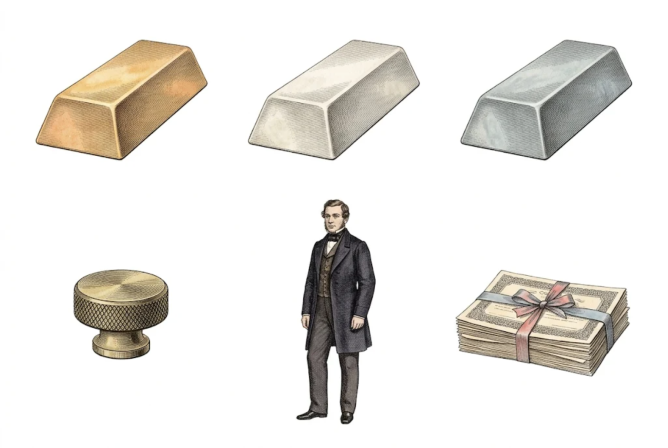
#> input picture popup-book/books/precious-metals/gemini-raw/sheet-a.png, 1335 x 896 px (shown at 1/2 size); its folder holds only this picture in this run
$ python prep.py
#> lines starting #> are read from the running program, lines starting #| are printed output that depends on the picture; after the words box and inside, x2 and y2 are one past the last pixel; in counts of white or black regions, pixels touching at a corner belong together
"""Gemini returns JPEG-like art on a white background. Make the white that touches the border transparent,
so tools/cut.py can find the shapes on each sheet.

usage: python3 art/prep.py            (reads gemini-raw/*.png, writes art-src/<name>.png)
"""
import glob, os
import cv2
import numpy as np
from PIL import Image

HERE = os.path.dirname(os.path.abspath(__file__))
BOOK = os.path.dirname(HERE)
FLAT = {'cover'}                       # flat textures keep their background
HOLES = {'sheet-b', 'sheet-c', 'sheet-e', 'sheet-g', 'sheet-i', 'sheet-j', 'sheet-k', 'sheet-q', 'sheet-w', 'sheet-z'}         # also clear big enclosed white areas (lattice, chains)


def cutout(rgb, holes=False):
#> called with holes = False
    h, w = rgb.shape[:2]
#> h = 896; w = 1335
    lum = rgb.min(axis=2).astype(np.int16)
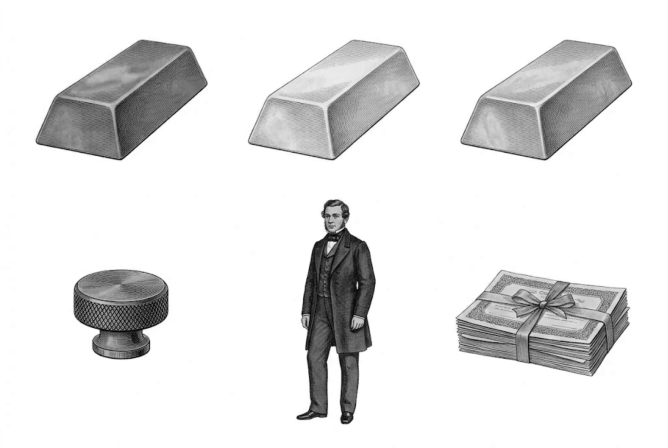
#> lum: shape (896, 1335) int16 (shown at 1/2 size); min 0, max 255, mean 227.5
    white = (lum > 236).astype(np.uint8)
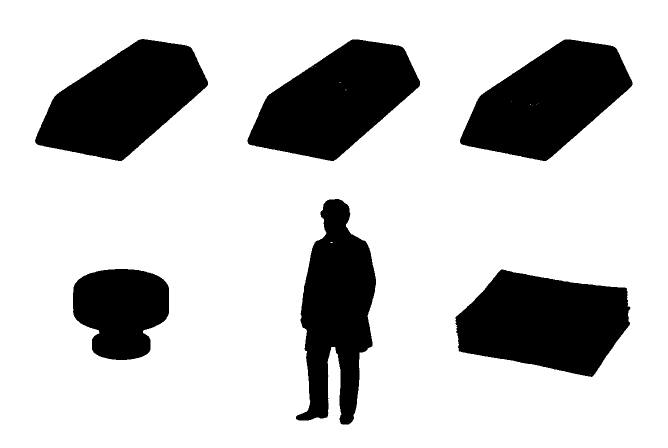
#> white: shape (896, 1335) (shown at 1/2 size); values 0 (black) and 1 (white), 77.1% white; 6 black regions, box (x1, y1, x2, y2) and area: (911, 539, 1261, 754) 52743, (70, 78, 416, 322) 50382, (495, 79, 840, 322) 50169, (920, 79, 1265, 322) 50150, (592, 398, 752, 849) 44137, (146, 538, 338, 720) 26847
    # background = near-white pixels connected to the border
    ff = white.copy(); mask = np.zeros((h + 2, w + 2), np.uint8)
    for x in range(0, w, 4):
        for y in (0, h - 1):
            if ff[y, x] == 1: cv2.floodFill(ff, mask, (x, y), 2)
    for y in range(0, h, 4):
        for x in (0, w - 1):
            if ff[y, x] == 1: cv2.floodFill(ff, mask, (x, y), 2)
    bg = (ff == 2).astype(np.uint8)
#> bg: shape (896, 1335); values 0 (black) and 1 (white), 77.1% white; 6 black regions, box (x1, y1, x2, y2) and area: (911, 539, 1261, 754) 52744, (70, 78, 416, 322) 50382, (495, 79, 840, 322) 50177, (920, 79, 1265, 322) 50156, (592, 398, 752, 849) 44145, (146, 538, 338, 720) 26847
    bg = cv2.morphologyEx(bg, cv2.MORPH_OPEN, np.ones((3, 3), np.uint8))
#> bg: shape (896, 1335); values 0 (black) and 1 (white), 77.1% white; 6 black regions, box (x1, y1, x2, y2) and area: (911, 539, 1261, 754) 52767, (70, 78, 416, 322) 50382, (495, 79, 840, 322) 50177, (920, 79, 1265, 322) 50156, (592, 398, 752, 849) 44155, (146, 538, 338, 720) 26849
    if holes:
        inner = ((lum > 243) & (bg == 0)).astype(np.uint8)
        n, lab, stats, _ = cv2.connectedComponentsWithStats(inner, 4)
        for i in range(1, n):
            if stats[i, cv2.CC_STAT_AREA] > 700: bg[lab == i] = 1
    fg = 1 - bg
    # soften: alpha ramps over the last few light pixels next to the background
    alpha = cv2.GaussianBlur(fg.astype(np.float32), (3, 3), 0)
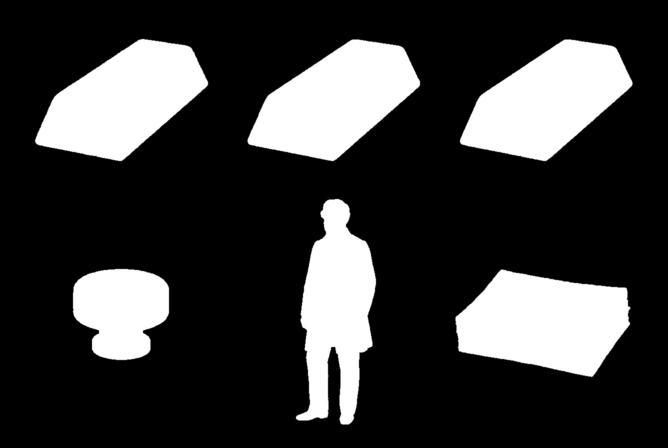
#> alpha: shape (896, 1335) float32 (shown at 1/2 size); min 0, max 1, mean 0.229
    return np.dstack([rgb, (alpha * 255).astype(np.uint8)])


def main():
    out = os.path.join(BOOK, 'art-src'); os.makedirs(out, exist_ok=True)
    for p in sorted(glob.glob(os.path.join(BOOK, 'gemini-raw', '*.png'))):
        name = os.path.splitext(os.path.basename(p))[0]
        rgb = np.array(Image.open(p).convert('RGB'))
        if name in FLAT:
            Image.fromarray(rgb).save(os.path.join(out, name + '.png'))
        else:
            Image.fromarray(cutout(rgb, name in HOLES), 'RGBA').save(os.path.join(out, name + '.png'))
        print(name, rgb.shape[1], 'x', rgb.shape[0])
#| sheet-a 1335 x 896


if __name__ == '__main__':
    main()

$ run again, on popup-book/books/precious-metals/gemini-raw/sheet-e.png
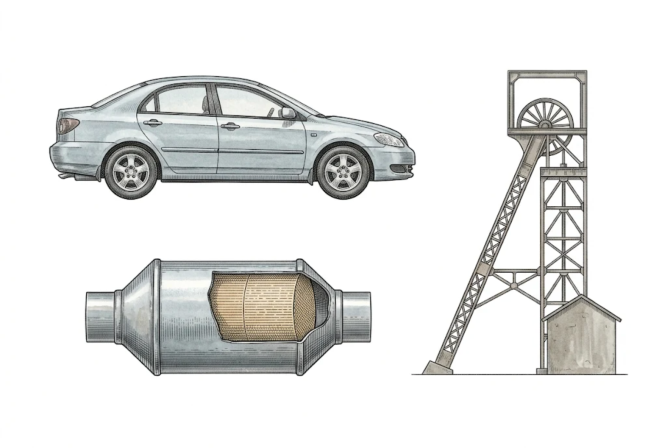
#> input picture popup-book/books/precious-metals/gemini-raw/sheet-e.png, 1335 x 896 px (shown at 1/2 size)
#> white: shape (896, 1335); values 0 (black) and 1 (white), 74.7% white; 11 black regions (8 under 20 px), largest, box (x1, y1, x2, y2) and area: (97, 150, 832, 401) 124229, (169, 516, 745, 753) 102667, (822, 139, 1257, 751) 75906
#> inner: shape (896, 1335); values 0 (black) and 1 (white), 5% white; 121 white regions (56 under 20 px), largest, box (x1, y1, x2, y2) and area: (902, 580, 1079, 747) 22458, (988, 314, 1091, 537) 10514, (1029, 158, 1159, 255) 6895
#> lab: shape (896, 1335) int32; 122 distinct labels, from 0 to 121
#> n = 122; stats = 122 rows, first 6: [0, 0, 1335, 896, 1136690], [1029, 158, 130, 97, 6895], [404, 200, 1, 2, 2], [1074, 207, 11, 25, 141], [1092, 207, 9, 24, 137], [1101, 211, 17, 23, 141]
#> after the loop in cutout, `for i in range(1, n):`:
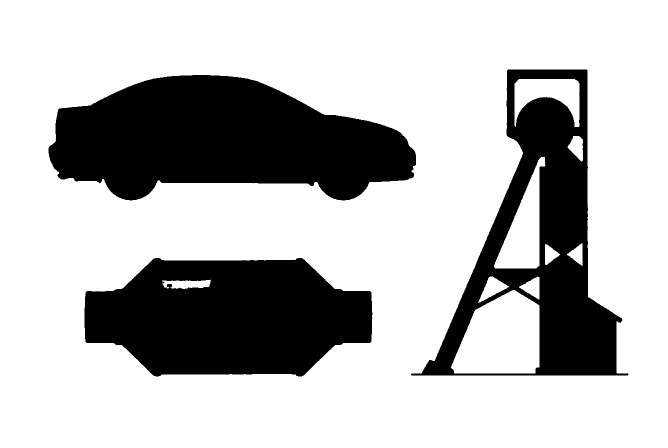
#> bg: shape (896, 1335) (shown at 1/2 size); values 0 (black) and 1 (white), 73.1% white; 4 black regions (1 under 20 px), largest, box (x1, y1, x2, y2) and area: (97, 150, 832, 401) 127033, (169, 516, 745, 753) 104665, (822, 139, 1257, 751) 89732
#> in cutout, `alpha = cv2.GaussianBlur(fg.astype(np.float32), (3, 3), 0)`:
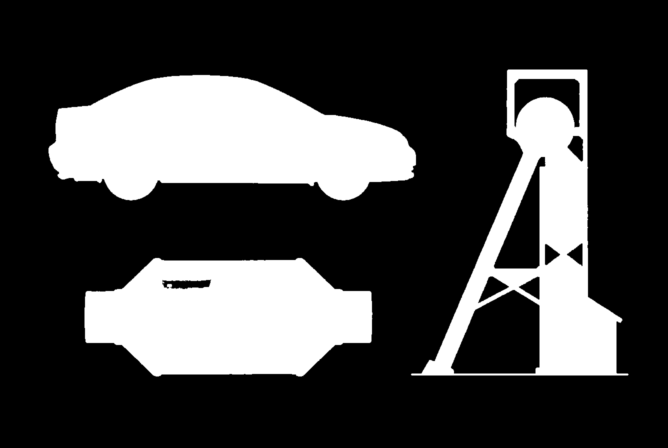
#> alpha: shape (896, 1335) float32 (shown at 1/2 size); min 0, max 1, mean 0.269
#| sheet-e 1335 x 896

$ run again, on popup-book/books/precious-metals/gemini-raw/sheet-g.png
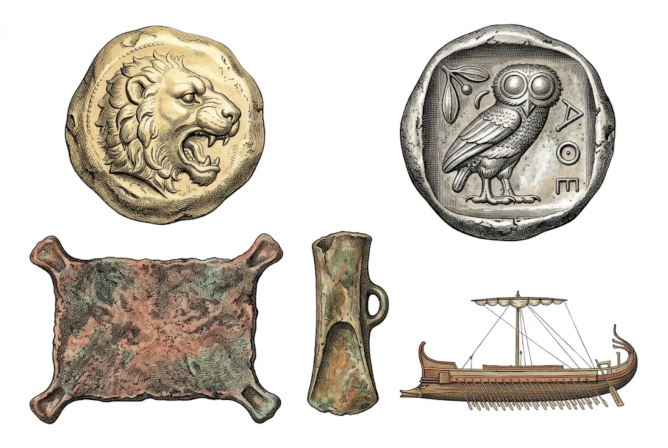
#> input picture popup-book/books/precious-metals/gemini-raw/sheet-g.png, 1336 x 896 px (shown at 1/2 size)
#> white: shape (896, 1336); values 0 (black) and 1 (white), 59.1% white; 5 black regions, box (x1, y1, x2, y2) and area: (799, 47, 1233, 484) 144223, (58, 466, 567, 850) 131269, (128, 50, 532, 451) 124198, (798, 580, 1276, 823) 45027, (613, 461, 779, 833) 44351
#> in cutout, `inner = ((lum > 243) & (bg == 0)).astype(np.uint8)`:
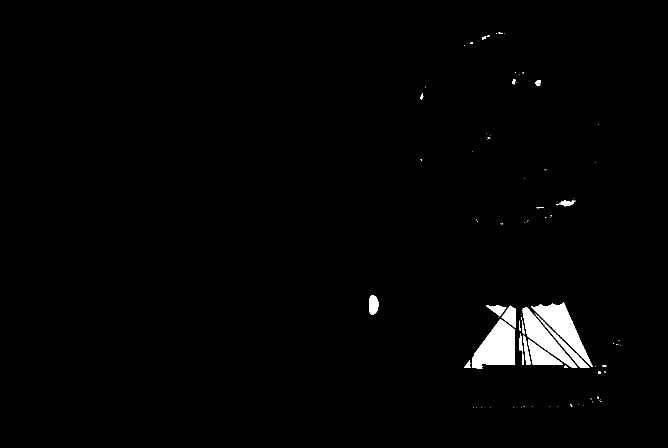
#> inner: shape (896, 1336) (shown at 1/2 size); values 0 (black) and 1 (white), 1.6% white; 86 white regions (64 under 20 px), largest, box (x1, y1, x2, y2) and area: (944, 638, 1030, 737) 5522, (1062, 605, 1186, 734) 4487, (1045, 614, 1155, 735) 3623
#> lab: shape (896, 1336) int32; 87 distinct labels, from 0 to 86
#> n = 87; stats = 87 rows, first 6: [0, 0, 1336, 896, 1177342], [997, 65, 9, 2, 13], [992, 67, 2, 1, 2], [1008, 66, 1, 1, 1], [974, 70, 6, 4, 14], [964, 72, 9, 8, 35]
#> fg: shape (896, 1336); values 0 (black) and 1 (white), 41.3% white; 5 white regions, box (x1, y1, x2, y2) and area: (799, 47, 1233, 484) 146424, (58, 466, 567, 850) 131276, (128, 50, 532, 451) 124200, (798, 580, 1276, 823) 47150, (613, 461, 779, 833) 44986
#> in cutout, `alpha = cv2.GaussianBlur(fg.astype(np.float32), (3, 3), 0)`:
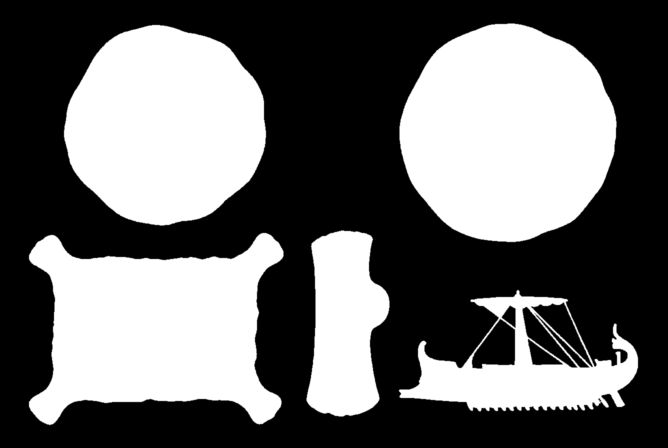
#> alpha: shape (896, 1336) float32 (shown at 1/2 size); min 0, max 1, mean 0.413
#| sheet-g 1336 x 896

$ run again, on popup-book/books/precious-metals/gemini-raw/sheet-b.png
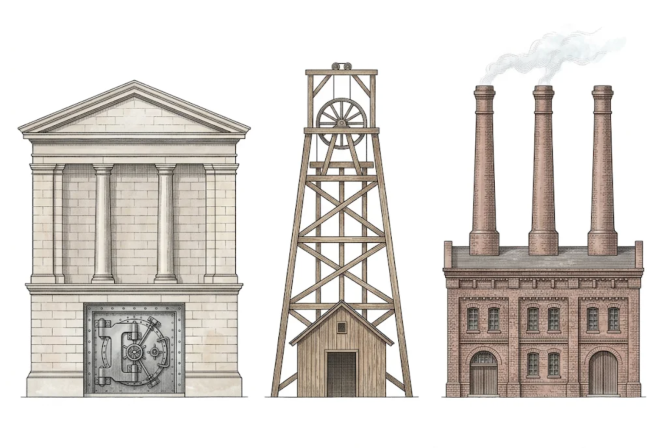
#> input picture popup-book/books/precious-metals/gemini-raw/sheet-b.png, 1335 x 896 px (shown at 1/2 size)
#> white: shape (896, 1335); values 0 (black) and 1 (white), 57.5% white; 56 black regions (48 under 20 px), largest, box (x1, y1, x2, y2) and area: (34, 159, 503, 796) 248531, (882, 73, 1293, 796) 167814, (529, 124, 838, 796) 92106
#> inner: shape (896, 1335); values 0 (black) and 1 (white), 3.4% white; 86 white regions (29 under 20 px), largest, box (x1, y1, x2, y2) and area: (735, 495, 784, 595) 3140, (584, 495, 630, 593) 3047, (561, 629, 613, 765) 2856
#> lab: shape (896, 1335) int32; 87 distinct labels, from 0 to 86
#> n = 87; stats = 87 rows, first 6: [0, 0, 1335, 896, 1155810], [1150, 70, 1, 1, 1], [1138, 77, 1, 1, 1], [1135, 81, 1, 1, 1], [1073, 90, 1, 1, 1], [1067, 97, 1, 1, 1]
#> after the loop in cutout, `for i in range(1, n):`:
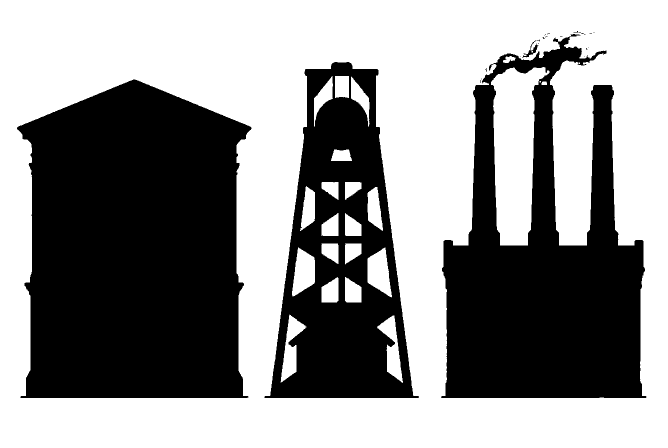
#> bg: shape (896, 1335) (shown at 1/2 size); values 0 (black) and 1 (white), 56.3% white; 23 black regions (19 under 20 px), largest, box (x1, y1, x2, y2) and area: (34, 159, 503, 796) 248546, (882, 68, 1293, 796) 168665, (529, 124, 838, 796) 104784, (1044, 81, 1077, 115) 259
#> in cutout, `alpha = cv2.GaussianBlur(fg.astype(np.float32), (3, 3), 0)`:
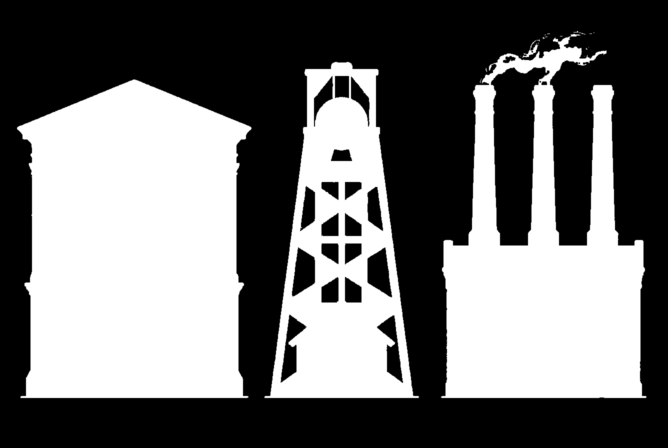
#> alpha: shape (896, 1335) float32 (shown at 1/2 size); min 0, max 1, mean 0.437
#| sheet-b 1335 x 896
